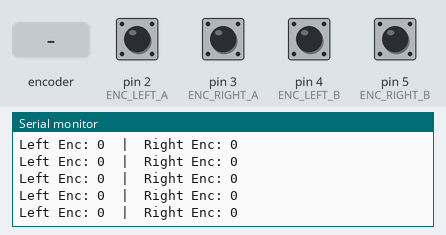
Recording of a sketch running on a simulated Arduino Uno, built with avr-gcc and run on an emulated ATmega328P. Parts: the last lines printed to the serial monitor. The inputs (shaded band) are chosen by the test bench; at power-on: pin 2 (ENC_LEFT_A), pin 3 (ENC_RIGHT_A), pin 4 (ENC_LEFT_B), pin 5 (ENC_RIGHT_B) HIGH.

Above: at 1.2 s.
1.3 s: rotary encoder on pin 2 (ENC_LEFT_A) / pin 4 (ENC_LEFT_B) turned 1 step (first pin leading)
At 1.41 s:
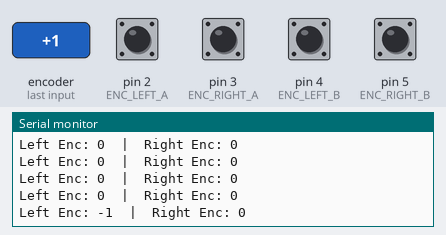
3.0 s: pin 3 (ENC_RIGHT_A) pulled LOW for 0.15 s
At 3.22 s:
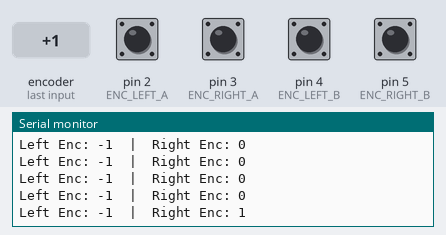
4.6 s: pin 3 (ENC_RIGHT_A) pulled LOW for 1 s
At 5.63 s:
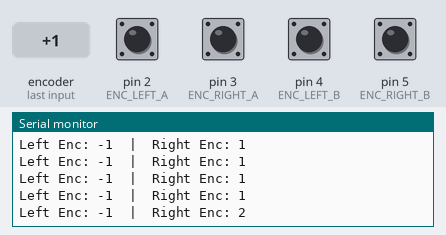
7.1 s: rotary encoder on pin 2 (ENC_LEFT_A) / pin 4 (ENC_LEFT_B) turned 1 step (first pin leading)
At 7.23 s:
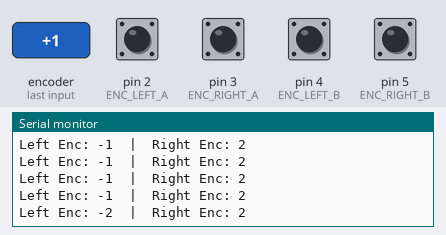
Timing chart, 0 to 9.8 s (numbered marks = the images above; inputs shaded):
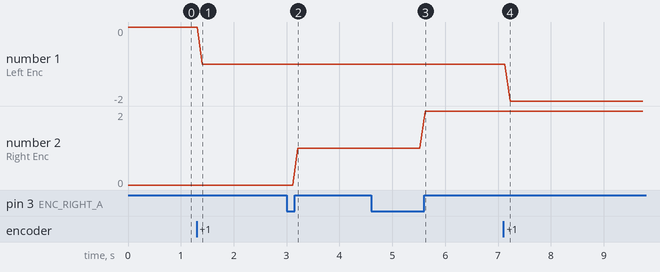

The sketch:

arduino_encoder_test.ino
```cpp
// Encoder Test Code for Arduino

// Define Encoder Pins
// Adjust these to match the pins you are using on your Arduino
const int ENC_LEFT_A = 2; // Usually an interrupt pin (2 or 3 on Uno)
const int ENC_LEFT_B = 4;

const int ENC_RIGHT_A = 3; // Usually an interrupt pin (2 or 3 on Uno)
const int ENC_RIGHT_B = 5;

// Variables to hold the encoder counts.
// Use volatile because they are changed inside interrupt service routines (ISRs)
volatile long leftEncoderCount = 0;
volatile long rightEncoderCount = 0;

void setup() {
  Serial.begin(115200);

  // Set encoder pins as inputs with internal pull-up resistors enabled
  pinMode(ENC_LEFT_A, INPUT_PULLUP);
  pinMode(ENC_LEFT_B, INPUT_PULLUP);

  pinMode(ENC_RIGHT_A, INPUT_PULLUP);
  pinMode(ENC_RIGHT_B, INPUT_PULLUP);

  // Attach interrupts to the A pins
  // RISING means the interrupt will trigger when the pin goes from LOW to HIGH
  attachInterrupt(digitalPinToInterrupt(ENC_LEFT_A), leftEncoderISR, RISING);
  attachInterrupt(digitalPinToInterrupt(ENC_RIGHT_A), rightEncoderISR, RISING);

  Serial.println("Encoder Test Started");
  Serial.println("Spin the wheels manually!");
}

void loop() {
  // Print the current counts every 100ms
  Serial.print("Left Enc: ");
  Serial.print(leftEncoderCount);
  Serial.print("  |  Right Enc: ");
  Serial.println(rightEncoderCount);

  delay(100);
}

// Interrupt Service Routine for Left Encoder
void leftEncoderISR() {
  // Read the state of the B pin to determine direction
  if (digitalRead(ENC_LEFT_B) == HIGH) {
    leftEncoderCount++;
  } else {
    leftEncoderCount--;
  }
}

// Interrupt Service Routine for Right Encoder
void rightEncoderISR() {
  // Read the state of the B pin to determine direction
  if (digitalRead(ENC_RIGHT_B) == HIGH) {
    rightEncoderCount++;
  } else {
    rightEncoderCount--;
  }
}
```

Measured:
- after the input at 1.3 s, the serial monitor: prints a new line after 0.11 s (image 1)
- after the input at 3.0 s, the serial monitor: prints a new line after 0.21 s (image 2)
- after the input at 4.6 s, the serial monitor: prints a new line after 1.0 s (image 3)
- after the input at 7.1 s, the serial monitor: prints a new line after 0.13 s (image 4)
- plotted number 1: 0 → -1 after the input at 1.3 s, -1 → -2 after the input at 7.1 s
- plotted number 2: 0 → 1 after the input at 3.0 s, 1 → 2 after the input at 4.6 s
